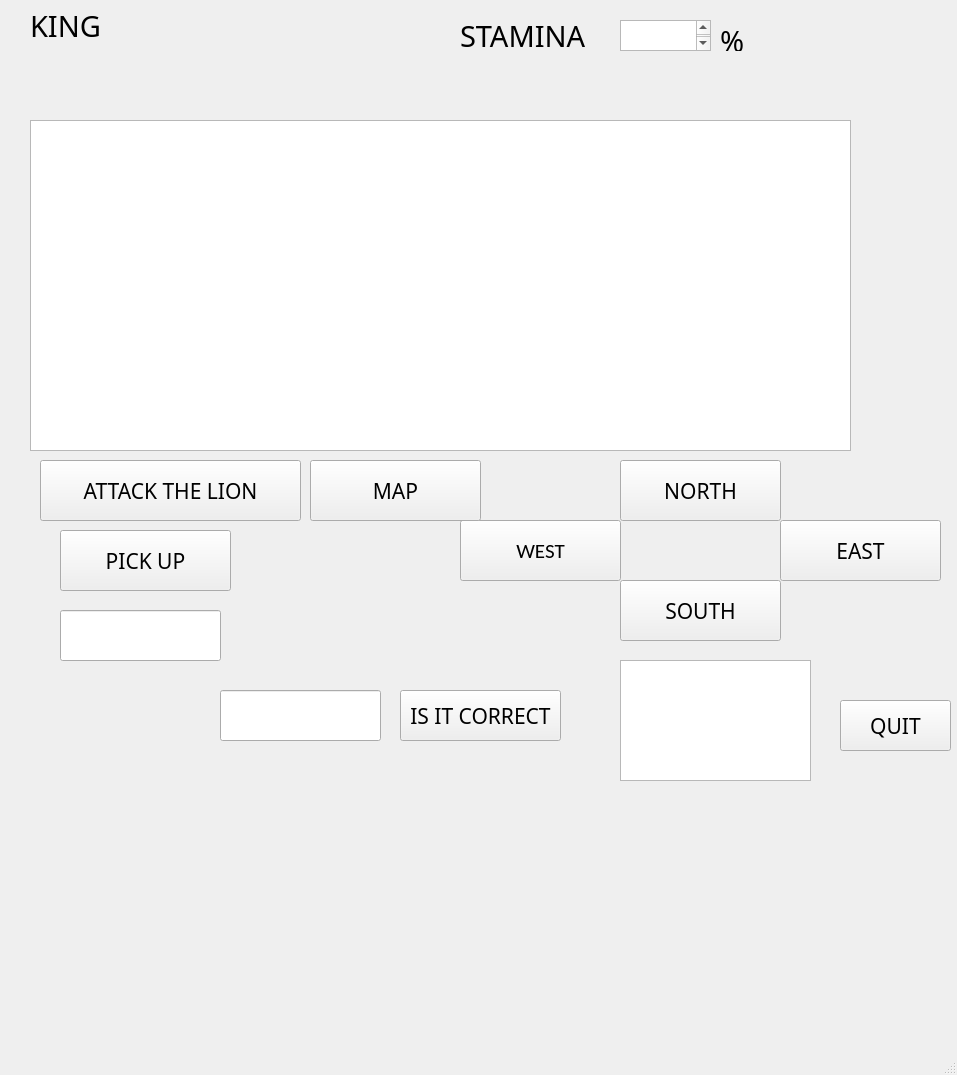
<?xml version="1.0" encoding="UTF-8"?>
<ui version="4.0">
 <class>MainWindow</class>
 <widget class="QMainWindow" name="MainWindow">
  <property name="geometry">
   <rect>
    <x>0</x>
    <y>0</y>
    <width>957</width>
    <height>1075</height>
   </rect>
  </property>
  <property name="font">
   <font>
    <family>Calibri Light</family>
    <pointsize>16</pointsize>
   </font>
  </property>
  <property name="windowTitle">
   <string>MainWindow</string>
  </property>
  <widget class="QWidget" name="centralwidget">
   <widget class="QPushButton" name="pushButton">
    <property name="geometry">
     <rect>
      <x>620</x>
      <y>460</y>
      <width>161</width>
      <height>61</height>
     </rect>
    </property>
    <property name="font">
     <font>
      <family>Calibri Light</family>
      <pointsize>16</pointsize>
     </font>
    </property>
    <property name="text">
     <string>NORTH</string>
    </property>
   </widget>
   <widget class="QPushButton" name="pushButton_2">
    <property name="geometry">
     <rect>
      <x>460</x>
      <y>520</y>
      <width>161</width>
      <height>61</height>
     </rect>
    </property>
    <property name="font">
     <font>
      <family>Calibri</family>
      <pointsize>16</pointsize>
     </font>
    </property>
    <property name="text">
     <string>WEST</string>
    </property>
   </widget>
   <widget class="QPushButton" name="pushButton_3">
    <property name="geometry">
     <rect>
      <x>780</x>
      <y>520</y>
      <width>161</width>
      <height>61</height>
     </rect>
    </property>
    <property name="font">
     <font>
      <family>Calibri Light</family>
      <pointsize>16</pointsize>
     </font>
    </property>
    <property name="text">
     <string>EAST</string>
    </property>
   </widget>
   <widget class="QPushButton" name="pushButton_4">
    <property name="geometry">
     <rect>
      <x>620</x>
      <y>580</y>
      <width>161</width>
      <height>61</height>
     </rect>
    </property>
    <property name="font">
     <font>
      <family>Calibri Light</family>
      <pointsize>16</pointsize>
     </font>
    </property>
    <property name="text">
     <string>SOUTH</string>
    </property>
   </widget>
   <widget class="QTextEdit" name="textEdit">
    <property name="geometry">
     <rect>
      <x>30</x>
      <y>120</y>
      <width>821</width>
      <height>331</height>
     </rect>
    </property>
   </widget>
   <widget class="QPushButton" name="pushButton_5">
    <property name="geometry">
     <rect>
      <x>840</x>
      <y>700</y>
      <width>111</width>
      <height>51</height>
     </rect>
    </property>
    <property name="font">
     <font>
      <family>Calibri Light</family>
      <pointsize>16</pointsize>
     </font>
    </property>
    <property name="text">
     <string>QUIT</string>
    </property>
   </widget>
   <widget class="QPushButton" name="pushButton_6">
    <property name="geometry">
     <rect>
      <x>310</x>
      <y>460</y>
      <width>171</width>
      <height>61</height>
     </rect>
    </property>
    <property name="font">
     <font>
      <family>Calibri Light</family>
      <pointsize>16</pointsize>
     </font>
    </property>
    <property name="text">
     <string>MAP</string>
    </property>
   </widget>
   <widget class="QPushButton" name="pushButton_7">
    <property name="geometry">
     <rect>
      <x>60</x>
      <y>530</y>
      <width>171</width>
      <height>61</height>
     </rect>
    </property>
    <property name="font">
     <font>
      <family>Calibri Light</family>
      <pointsize>16</pointsize>
     </font>
    </property>
    <property name="text">
     <string>PICK UP</string>
    </property>
   </widget>
   <widget class="QPushButton" name="pushButton_8">
    <property name="geometry">
     <rect>
      <x>40</x>
      <y>460</y>
      <width>261</width>
      <height>61</height>
     </rect>
    </property>
    <property name="font">
     <font>
      <family>Calibri Light</family>
      <pointsize>16</pointsize>
     </font>
    </property>
    <property name="text">
     <string>ATTACK THE LION</string>
    </property>
   </widget>
   <widget class="QLabel" name="label">
    <property name="geometry">
     <rect>
      <x>30</x>
      <y>10</y>
      <width>101</width>
      <height>31</height>
     </rect>
    </property>
    <property name="font">
     <font>
      <family>Calibri Light</family>
      <pointsize>22</pointsize>
     </font>
    </property>
    <property name="text">
     <string>KING</string>
    </property>
   </widget>
   <widget class="QLabel" name="label_2">
    <property name="geometry">
     <rect>
      <x>460</x>
      <y>20</y>
      <width>141</width>
      <height>31</height>
     </rect>
    </property>
    <property name="font">
     <font>
      <family>Calibri Light</family>
      <pointsize>22</pointsize>
     </font>
    </property>
    <property name="text">
     <string>STAMINA</string>
    </property>
   </widget>
   <widget class="QLineEdit" name="lineEdit">
    <property name="geometry">
     <rect>
      <x>220</x>
      <y>690</y>
      <width>161</width>
      <height>51</height>
     </rect>
    </property>
    <property name="font">
     <font>
      <family>Calibri Light</family>
      <pointsize>16</pointsize>
     </font>
    </property>
   </widget>
   <widget class="QPushButton" name="pushButton_9">
    <property name="geometry">
     <rect>
      <x>400</x>
      <y>690</y>
      <width>161</width>
      <height>51</height>
     </rect>
    </property>
    <property name="font">
     <font>
      <family>Calibri Light</family>
      <pointsize>16</pointsize>
     </font>
    </property>
    <property name="text">
     <string>IS IT CORRECT</string>
    </property>
   </widget>
   <widget class="QTextEdit" name="textEdit_2">
    <property name="geometry">
     <rect>
      <x>620</x>
      <y>20</y>
      <width>91</width>
      <height>31</height>
     </rect>
    </property>
    <property name="font">
     <font>
      <family>Calibri Light</family>
      <pointsize>16</pointsize>
     </font>
    </property>
   </widget>
   <widget class="QLabel" name="label_3">
    <property name="geometry">
     <rect>
      <x>720</x>
      <y>30</y>
      <width>31</width>
      <height>21</height>
     </rect>
    </property>
    <property name="font">
     <font>
      <family>Calibri Light</family>
      <pointsize>22</pointsize>
     </font>
    </property>
    <property name="text">
     <string>%</string>
    </property>
   </widget>
   <widget class="QTextEdit" name="textEdit_3">
    <property name="geometry">
     <rect>
      <x>620</x>
      <y>660</y>
      <width>191</width>
      <height>121</height>
     </rect>
    </property>
   </widget>
   <widget class="QLineEdit" name="lineEdit_2">
    <property name="geometry">
     <rect>
      <x>60</x>
      <y>610</y>
      <width>161</width>
      <height>51</height>
     </rect>
    </property>
    <property name="font">
     <font>
      <family>Calibri Light</family>
      <pointsize>16</pointsize>
     </font>
    </property>
   </widget>
  </widget>
  <widget class="QMenuBar" name="menubar">
   <property name="geometry">
    <rect>
     <x>0</x>
     <y>0</y>
     <width>957</width>
     <height>38</height>
    </rect>
   </property>
  </widget>
  <widget class="QStatusBar" name="statusbar"/>
 </widget>
 <resources/>
 <connections/>
</ui>
